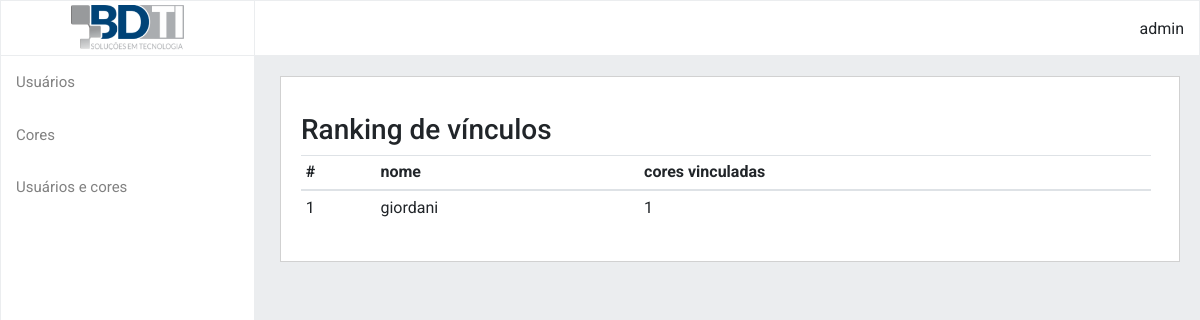
The app's page /views/v_top_vinculos.php with its own data.
### tables this page shows
CREATE TABLE users(
    id INTEGER PRIMARY KEY,
    name varchar(100) NOT NULL,
    email varchar(100) NOT NULL
);

### connection.php (called while the page is built, shortened)
<?php
class Connection {
    private $databaseFile;
    private $connection;
    public function __construct()
    {
        $this->databaseFile = realpath(__DIR__ . "/database/db.sqlite");
    }
    private function connect()
    {
        $conn = new PDO("sqlite:{$this->databaseFile}");
        $conn->setAttribute(PDO::ATTR_ERRMODE, PDO::ERRMODE_EXCEPTION);
        return $this->connection = $conn;
    }
    public function getConnection()
    {
        return $this->connection ?: $this->connection = $this->connect();
    }
    public function query($query)
    {
        $result      = $this->getConnection()->query($query);
        $result->setFetchMode(PDO::FETCH_INTO, new stdClass);
        return $result;
    }
}

### views/v_top_vinculos.php (the view, shortened to what this page needs)
<?php
require_once '../connection.php';
$conexao = new Connection();
$sql = "SELECT u.id as user_id, u.name as user_name, count(uc.user_id) as total
FROM users u
LEFT JOIN user_colors uc on uc.user_id = u.id
group by u.id,
         u.name
order by total desc
LIMIT 5
";
$topvinculos = $conexao->query($sql);
?>
<!doctype html>
<html lang="en">
<head>
    <link rel="stylesheet" href="https://cdn.jsdelivr.net/npm/bootstrap@4.0.0/dist/css/bootstrap.min.css">
    <link rel="stylesheet" href="https://cdn.jsdelivr.net/npm/bootstrap-icons@1.8.1/font/bootstrap-icons.css">
    <link rel="stylesheet" href="../style.css">
</head>
<body>
<?php include('../includes/menu.php')?>
<div class="main">
    <div class="mt-3 table-responsive">
        <div class="div-container">
            <h3 class="">Ranking de vínculos</h3>
            <table class="table table-sm table-hover">
                <thead class="">
                <th>#</th>
                <th>nome</th>
                <th>cores vinculadas</th>
                </thead>
                <tbody>
                <?php
                foreach($topvinculos as $registro){
                    echo sprintf("
                        <tr>
                            <td>%s</td>
                            <td>%s</td>
                            <td>%s</td>
                        </tr>
                        ", $registro->user_id, $registro->user_name, $registro->total);
                }
                ?>
                </tbody>
            </table>
        </div>
    </div>
</body>
</html>

### style.css (style rules this page uses)
* { font-family: 'Roboto', sans-serif; margin: 0; padding: 0; }
body, html { background-color: #EBEDEF; }
.main { margin-top: 20px; margin-left: 280px; padding: 20px; border: 0.6px solid #d1d1d1; margin-right: 20px; max-width: 910px; }
.div-container { max-width: 850px; }
.table, .main { background-color: white; }

### records on screen
users: id "1", name "giordani", total "1"
